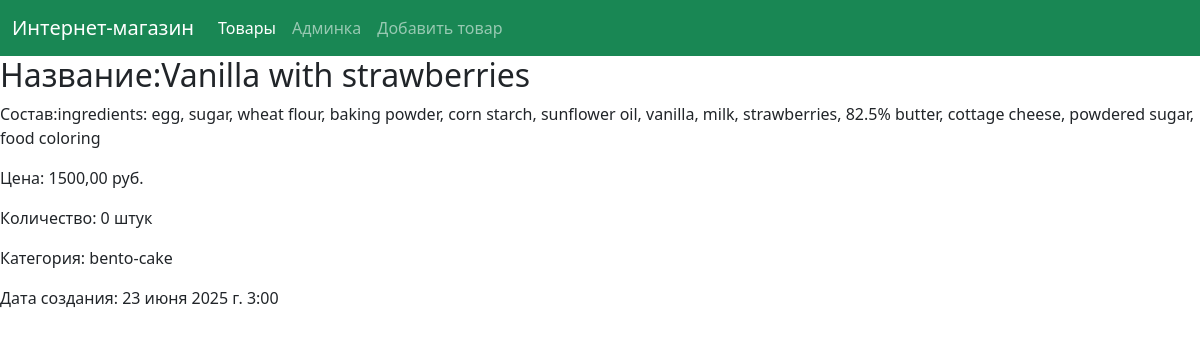
The app's page /product/4 with its own data.
### shop_app/models.py (models this page shows, shortened)
class Product(models.Model):
    name = models.CharField(max_length=200, verbose_name='Название товара', null=True)
    description = models.TextField(blank=True, verbose_name='Состав')
    price = models.DecimalField(max_digits=10, decimal_places=2, verbose_name='Цена')
    quantity = models.IntegerField(blank=True, default=0, verbose_name='Количество')
    created_at = models.DateTimeField(auto_now_add=True)
    category = models.ForeignKey(Category, on_delete=models.CASCADE, related_name='products')

class Category(models.Model):
    category_id = models.AutoField(primary_key=True)
    name = models.CharField(max_length=150, verbose_name='Название категории', default='', null=True)
    description = models.TextField(blank=True, verbose_name='Описание',)

### shop_app/views.py (the view)
# urls.py: path('product/<int:pk>', views.product_detail, name='product_detail'),
def product_detail(request, pk):
    product = get_object_or_404(Product, pk=pk)
    context = {
        'product': product,
    }
    return render(request, 'shop_app/product_detail.html', context=context)

### shop_app/templates/shop_app/product_detail.html
{% extends 'shop_app/base.html' %}
{% block content %}
<h2>Название:{{ product.name }}</h2>
<p>Состав:{{ product.description }}</p>
<p>Цена: {{ product.price }} руб.</p>
<p>Количество: {{ product.quantity }} штук</p>
<p>Категория: {{ product.category.name }}</p>
<p>Дата создания: {{ product.created_at }}</p>
{% endblock %}

### records on screen
Product: name "Vanilla with strawberries", description "ingredients: egg, sugar, wheat flour, baking powder, corn starch, sunflower oil, vanilla, milk, strawberries, 82.5% butter, cottage cheese, powdered sugar, food coloring", price "1500,00", quantity "0", category.name "bento-cake", created_at "23 июня 2025 г. 3:00"
